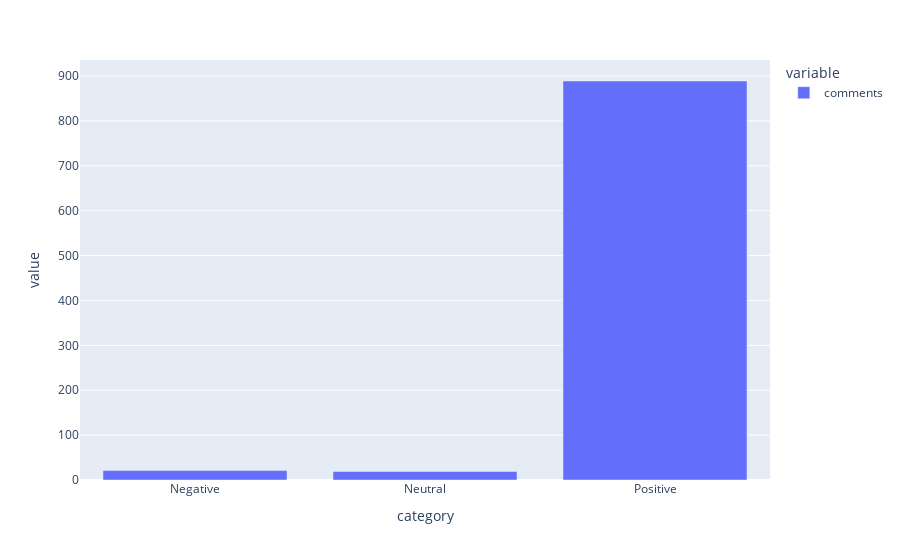

The notebook cell this image was saved under:
### Markdown cell above
# Google Reviews

### Code cell
google_review=pd.read_csv('./google_reviews_castlery.csv')

sent=[]

for index,row in google_review.iterrows():
    r=predict_class([row['comments']])
    sent.append(r)

google_review['category']=sent


# The distribution of sentiments
google_review.groupby('category').count().plot(kind='bar')

### Figure 1 — Plotly figure (JSON) as saved in the notebook; plotly's stock layout.template omitted (floating-point values rounded to 4 significant figures)
{"data": [{"alignmentgroup": "True", "hovertemplate": "variable=comments<br>category=%{x}<br>value=%{y}<extra></extra>", "legendgroup": "comments", "marker": {"color": "#636efa"}, "name": "comments", "offsetgroup": "comments", "orientation": "v", "showlegend": true, "textposition": "auto", "type": "bar", "x": ["Negative", "Neutral", "Positive"], "xaxis": "x", "y": [21, 19, 889], "yaxis": "y"}], "layout": {"barmode": "relative", "legend": {"title": {"text": "variable"}, "tracegroupgap": 0}, "margin": {"t": 60}, "xaxis": {"anchor": "y", "domain": [0, 1], "title": {"text": "category"}}, "yaxis": {"anchor": "x", "domain": [0, 1], "title": {"text": "value"}}}}
